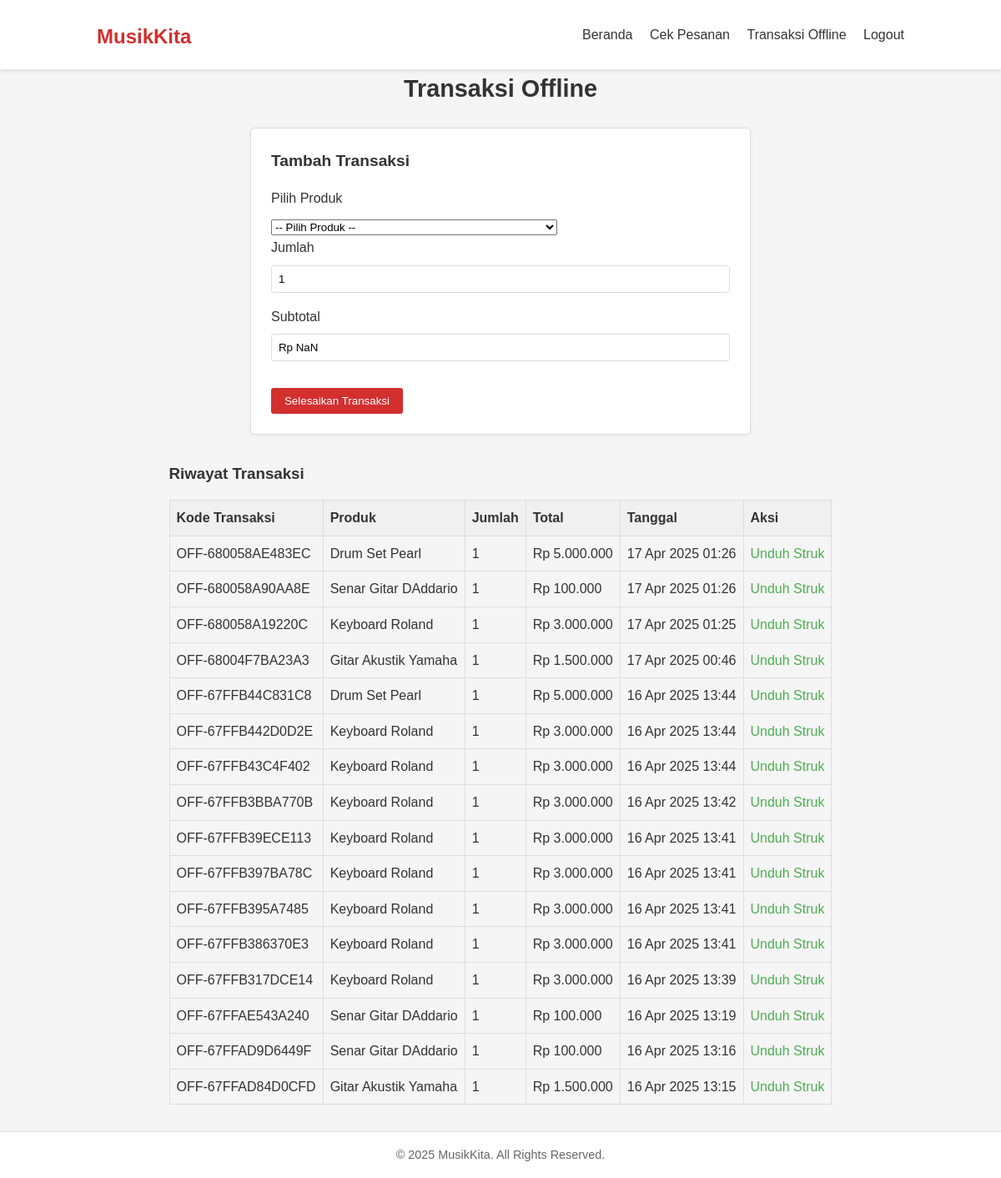
/kasir/offline_transactions.php (signed in), run on the app's committed database.
### tables this page shows
CREATE TABLE `offline_transactions` (
  `id` int NOT NULL AUTO_INCREMENT,
  `id_produk` int NOT NULL,
  `kasir_id` int NOT NULL,
  `total` int NOT NULL,
  `transaction_code` varchar(255) NOT NULL,
  `jumlah` int NOT NULL,
  `subtotal` int NOT NULL,
  `nama_pelanggan` varchar(100) DEFAULT NULL,
  `tanggal` timestamp NOT NULL DEFAULT CURRENT_TIMESTAMP,
  PRIMARY KEY (`id`),
  KEY `id_produk` (`id_produk`),
  CONSTRAINT `offline_transactions_ibfk_1` FOREIGN KEY (`id_produk`) REFERENCES `produk` (`id_produk`)
);

CREATE TABLE `produk` (
  `id_produk` int NOT NULL AUTO_INCREMENT,
  `nama` varchar(100) NOT NULL,
  `kategori` enum('Gitar','Drum','Keyboard','Aksesoris') NOT NULL,
  `harga` int NOT NULL,
  `stok` int NOT NULL,
  `deskripsi` text NOT NULL,
  `image` varchar(255) DEFAULT NULL,
  `created_at` timestamp NOT NULL DEFAULT CURRENT_TIMESTAMP,
  PRIMARY KEY (`id_produk`)
);

CREATE TABLE `offline_transaction_details` (
  `id` int NOT NULL AUTO_INCREMENT,
  `id_transaction` int NOT NULL,
  `id_produk` int DEFAULT NULL,
  `jumlah` int NOT NULL,
  `subtotal` int NOT NULL,
  PRIMARY KEY (`id`),
  KEY `id_transaction` (`id_transaction`),
  KEY `id_produk` (`id_produk`)
);

### kasir/offline_transactions.php (the view, shortened to what this page needs)
<?php
include '../config/db_connect.php';
function formatRupiah($angka) {
    return 'Rp ' . number_format($angka, 0, ',', '.');
}
function sanitizeInput($data) {
    return htmlspecialchars(trim($data), ENT_QUOTES, 'UTF-8');
}
$kasir_id = $_SESSION['user_id'];
$history_query = "SELECT ot.*, p.nama AS nama_produk, otd.jumlah, otd.subtotal
                  FROM offline_transactions ot
                  JOIN offline_transaction_details otd ON ot.id = otd.id_transaction
                  JOIN produk p ON otd.id_produk = p.id_produk
                  WHERE ot.kasir_id = ?
                  ORDER BY ot.tanggal DESC";
$stmt = $conn->prepare($history_query);
$stmt->bind_param("i", $kasir_id);
$stmt->execute();
$history_result = $stmt->get_result();
?>
<!DOCTYPE html>
<html lang="id">
<head>
    <link rel="stylesheet" href="../assets/css/styles.css">
</head>
<body>
    <header>
        <div class="container">
            <h1><a href="../index.php">MusikKita</a></h1>
            <nav>
                <a href="../index.php">Beranda</a>
                <a href="../order_status.php">Cek Pesanan</a>
                <a href="offline_transactions.php">Transaksi Offline</a>
                <a href="../logout.php">Logout</a>
            </nav>
        </div>
    </header>
    <main class="container">
        <h2>Transaksi Offline</h2>
        <div class="checkout-box" style="max-width: 600px; margin: 0 auto;">
            <h3>Tambah Transaksi</h3>
            <form method="POST" id="transaction_form">
                <label for="id_produk">Pilih Produk</label>
                <select id="id_produk" name="id_produk" required onchange="updatePrice()">
                    <option value="">-- Pilih Produk --</option>
                </select>
                <label for="jumlah">Jumlah</label>
                <input type="number" id="jumlah" name="jumlah" min="1" value="1" required oninput="updatePrice()">
                <label for="subtotal">Subtotal</label>
                <input type="text" id="subtotal" value="Rp 0" readonly>
                <button type="submit" name="submit_transaction" style="margin-top: 1rem;">Selesaikan Transaksi</button>
            </form>
        </div>
        <h3 style="margin-top: 2rem;">Riwayat Transaksi</h3>
        <table>
            <thead>
                <tr>
                    <th>Kode Transaksi</th>
                    <th>Produk</th>
                    <th>Jumlah</th>
                    <th>Total</th>
                    <th>Tanggal</th>
                    <th>Aksi</th>
                </tr>
            </thead>
            <tbody>
                <?php if ($history_result->num_rows === 0): ?>
                <tr>
                    <td colspan="6" style="text-align: center;">Belum ada transaksi.</td>
                </tr>
                <?php else: ?>
                <?php while ($transaction = $history_result->fetch_assoc()): ?>
                <tr>
                    <td><?php echo sanitizeInput($transaction['transaction_code']); ?></td>
                    <td><?php echo sanitizeInput($transaction['nama_produk']); ?></td>
                    <td><?php echo $transaction['jumlah']; ?></td>
                    <td><?php echo formatRupiah($transaction['total']); ?></td>
                    <td><?php echo date('d M Y H:i', strtotime($transaction['tanggal'])); ?></td>
                    <td>
                        <a href="offline_transactions.php?download_receipt=<?php echo urlencode($transaction['transaction_code']); ?>"
                            style="color: #4CAF50; text-decoration: none;">Unduh Struk</a>
                    </td>
                </tr>
                <?php endwhile; ?>
                <?php endif; ?>
            </tbody>
        </table>
    </main>
    <footer>
        <div class="container">
            <p>© 2025 MusikKita. All Rights Reserved.</p>
        </div>
    </footer>
</body>
</html>

### assets/css/styles.css (style rules this page uses)
* { margin: 0; padding: 0; box-sizing: border-box; font-family: Arial, sans-serif; }
body { background-color: #f5f5f5; color: #333; line-height: 1.6; min-height: 100vh; display: flex; flex-direction: column; }
.container { max-width: 1000px; margin: 0 auto; padding: 0 1rem; }
header { background-color: #fff; box-shadow: 0 2px 5px rgba(0, 0, 0, 0.1); position: sticky; top: 0; z-index: 1000; }
header .container { display: flex; justify-content: space-between; align-items: center; padding: 1rem; }
header h1 a { font-size: 1.5rem; font-weight: bold; color: #d32f2f; text-decoration: none; }
header nav a { margin-left: 1rem; color: #333; text-decoration: none; font-weight: 500; }
main { flex-grow: 1; padding: 1.5rem 0; }
h2 { font-size: 1.8rem; font-weight: bold; color: #333; text-align: center; margin-bottom: 1.5rem; }
.checkout-box { background-color: #fff; border: 1px solid #ddd; border-radius: 5px; padding: 1.5rem; box-shadow: 0 1px 5px rgba(0, 0, 0, 0.05); max-width: 500px; margin: 0 auto; }
.checkout-box h3 { font-size: 1.2rem; font-weight: 600; margin-bottom: 1rem; }
.checkout-box form label { display: block; font-weight: 500; margin-bottom: 0.5rem; }
.checkout-box form input, .checkout-box form textarea { width: 100%; padding: 0.5rem; border: 1px solid #ddd; border-radius: 3px; margin-bottom: 1rem; }
.checkout-box form button { background-color: #d32f2f; color: #fff; padding: 0.5rem 1rem; border: none; border-radius: 3px; cursor: pointer; }
footer { background-color: #fff; border-top: 1px solid #ddd; padding: 1rem 0; margin-top: 2rem; text-align: center; }
footer p { color: #666; font-size: 0.9rem; }

### kasir/offline_transactions.php (style rules this page uses)
table { width: 100%; border-collapse: collapse; margin-top: 1rem; }
table, th, td { border: 1px solid #ddd; }
th, td { padding: 0.5rem; text-align: left; }
th { background-color: #f0f0f0; }

### data on the page
offline_transactions: transaction_code "OFF-680058AE483EC", id_produk.nama "Drum Set Pearl", offline_transaction_details.jumlah "1", total "Rp 5.000.000", tanggal "17 Apr 2025 01:26"
offline_transactions: transaction_code "OFF-680058A90AA8E", id_produk.nama "Senar Gitar DAddario", offline_transaction_details.jumlah "1", total "Rp 100.000", tanggal "17 Apr 2025 01:26"
offline_transactions: transaction_code "OFF-680058A19220C", id_produk.nama "Keyboard Roland", offline_transaction_details.jumlah "1", total "Rp 3.000.000", tanggal "17 Apr 2025 01:25"
offline_transactions: transaction_code "OFF-68004F7BA23A3", id_produk.nama "Gitar Akustik Yamaha", offline_transaction_details.jumlah "1", total "Rp 1.500.000", tanggal "17 Apr 2025 00:46"
offline_transactions: transaction_code "OFF-67FFB44C831C8", id_produk.nama "Drum Set Pearl", offline_transaction_details.jumlah "1", total "Rp 5.000.000", tanggal "16 Apr 2025 13:44"
offline_transactions: transaction_code "OFF-67FFB442D0D2E", id_produk.nama "Keyboard Roland", offline_transaction_details.jumlah "1", total "Rp 3.000.000", tanggal "16 Apr 2025 13:44"
offline_transactions: transaction_code "OFF-67FFB43C4F402", id_produk.nama "Keyboard Roland", offline_transaction_details.jumlah "1", total "Rp 3.000.000", tanggal "16 Apr 2025 13:44"
offline_transactions: transaction_code "OFF-67FFB3BBA770B", id_produk.nama "Keyboard Roland", offline_transaction_details.jumlah "1", total "Rp 3.000.000", tanggal "16 Apr 2025 13:42"
offline_transactions: transaction_code "OFF-67FFB39ECE113", id_produk.nama "Keyboard Roland", offline_transaction_details.jumlah "1", total "Rp 3.000.000", tanggal "16 Apr 2025 13:41"
offline_transactions: transaction_code "OFF-67FFB397BA78C", id_produk.nama "Keyboard Roland", offline_transaction_details.jumlah "1", total "Rp 3.000.000", tanggal "16 Apr 2025 13:41"
offline_transactions: transaction_code "OFF-67FFB395A7485", id_produk.nama "Keyboard Roland", offline_transaction_details.jumlah "1", total "Rp 3.000.000", tanggal "16 Apr 2025 13:41"
offline_transactions: transaction_code "OFF-67FFB386370E3", id_produk.nama "Keyboard Roland", offline_transaction_details.jumlah "1", total "Rp 3.000.000", tanggal "16 Apr 2025 13:41"
offline_transactions: transaction_code "OFF-67FFB317DCE14", id_produk.nama "Keyboard Roland", offline_transaction_details.jumlah "1", total "Rp 3.000.000", tanggal "16 Apr 2025 13:39"
offline_transactions: transaction_code "OFF-67FFAE543A240", id_produk.nama "Senar Gitar DAddario", offline_transaction_details.jumlah "1", total "Rp 100.000", tanggal "16 Apr 2025 13:19"
offline_transactions: transaction_code "OFF-67FFAD9D6449F", id_produk.nama "Senar Gitar DAddario", offline_transaction_details.jumlah "1", total "Rp 100.000", tanggal "16 Apr 2025 13:16"
offline_transactions: transaction_code "OFF-67FFAD84D0CFD", id_produk.nama "Gitar Akustik Yamaha", offline_transaction_details.jumlah "1", total "Rp 1.500.000", tanggal "16 Apr 2025 13:15"
